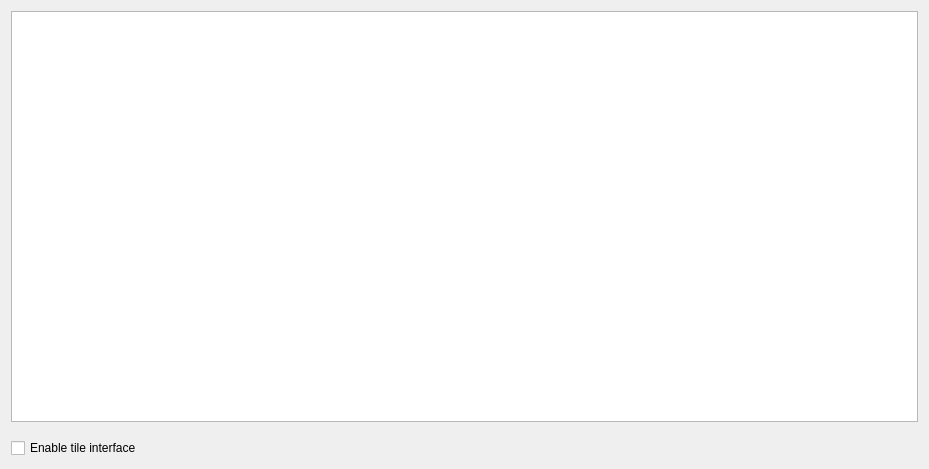
<?xml version="1.0" encoding="UTF-8"?>
<ui version="4.0">
 <class>QnIOPortSettingsWidget</class>
 <widget class="QWidget" name="QnIOPortSettingsWidget">
  <property name="geometry">
   <rect>
    <x>0</x>
    <y>0</y>
    <width>929</width>
    <height>469</height>
   </rect>
  </property>
  <property name="windowTitle">
   <string>Form</string>
  </property>
  <layout class="QVBoxLayout" name="verticalLayout">
   <property name="spacing">
    <number>16</number>
   </property>
   <item>
    <widget class="QTableView" name="tableView">
     <property name="editTriggers">
      <set>QAbstractItemView::AllEditTriggers</set>
     </property>
     <property name="showDropIndicator" stdset="0">
      <bool>false</bool>
     </property>
     <property name="alternatingRowColors">
      <bool>true</bool>
     </property>
     <property name="selectionMode">
      <enum>QAbstractItemView::SingleSelection</enum>
     </property>
     <property name="selectionBehavior">
      <enum>QAbstractItemView::SelectRows</enum>
     </property>
     <property name="showGrid">
      <bool>false</bool>
     </property>
     <attribute name="horizontalHeaderCascadingSectionResizes">
      <bool>true</bool>
     </attribute>
     <attribute name="horizontalHeaderStretchLastSection">
      <bool>true</bool>
     </attribute>
     <attribute name="verticalHeaderVisible">
      <bool>false</bool>
     </attribute>
    </widget>
   </item>
   <item>
    <widget class="QCheckBox" name="enableTileInterfaceCheckBox">
     <property name="text">
      <string>Enable tile interface</string>
     </property>
    </widget>
   </item>
  </layout>
 </widget>
 <resources/>
 <connections/>
</ui>
